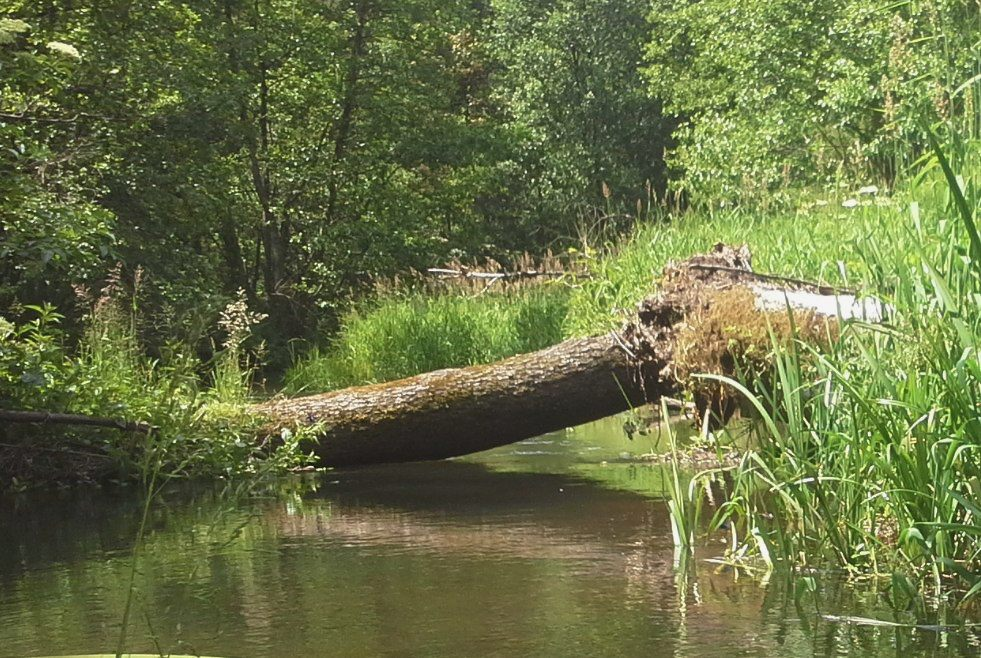
%> input picture ćwiczenia/POPRAWA/rzeczka.jpg, 981 x 658 px
$ octave poprawa_1_zad_kolos.m   (GNU Octave 9; MATLAB toolbox functions it lacks are replaced by stand-ins)
%> lines starting %> are read from the running program, lines starting %| are printed output that depends on the picture
clear;
img_uint8 = imread('rzeczka.jpg');
%> img_uint8 is the input picture: size 658x981x3 uint8; mean R, G, B 104.7, 113.4, 68.7
obraz = double(img_uint8);

jasny = obraz / 2;
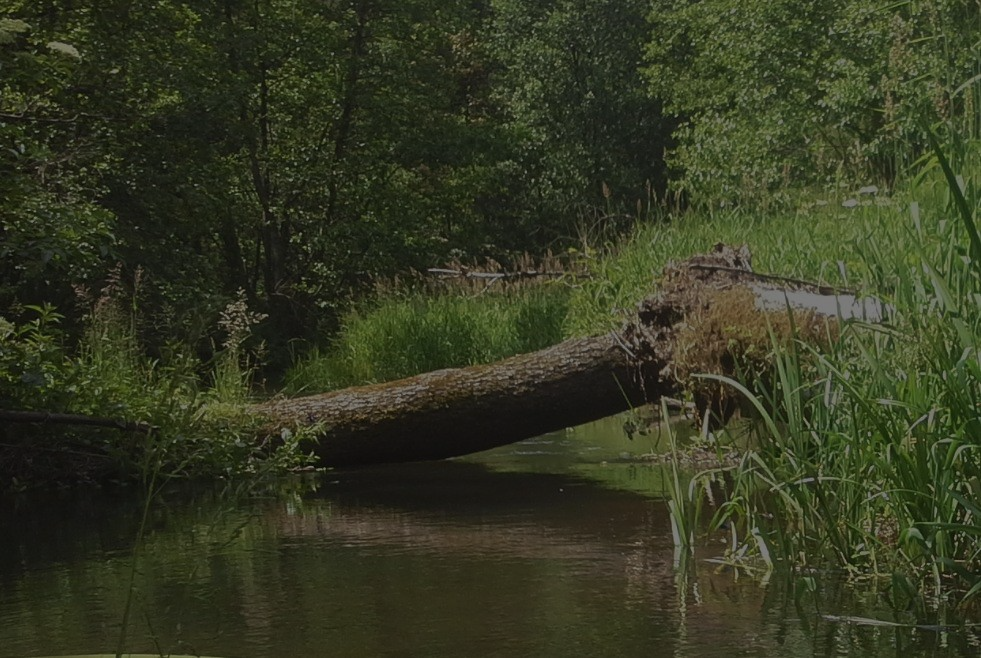
%> jasny: size 658x981x3 double; mean R, G, B 52.3, 56.7, 34.4

macierz = zeros(size(obraz, 1), size(obraz, 2) + 300, 3);

odwrocony = obraz(:, 301:-1:1, :);
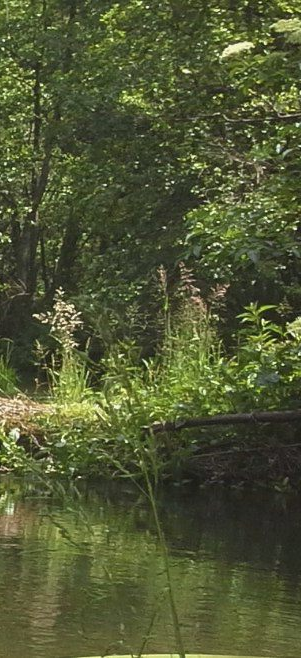
%> odwrocony: size 658x301x3 double; mean R, G, B 80.6, 87.5, 52.1

macierz(:, 301:end, :) = jasny;
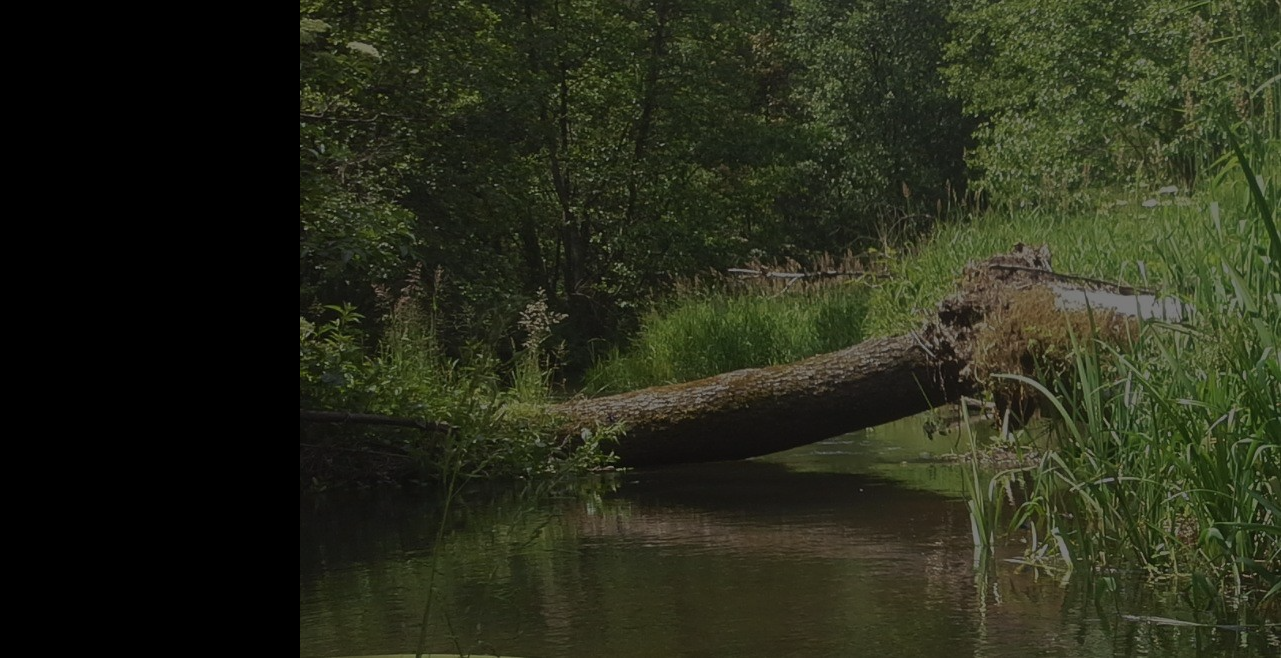
%> macierz: size 658x1281x3 double; mean R, G, B 40.1, 43.4, 26.3
macierz(:, 1:301, :) = odwrocony;
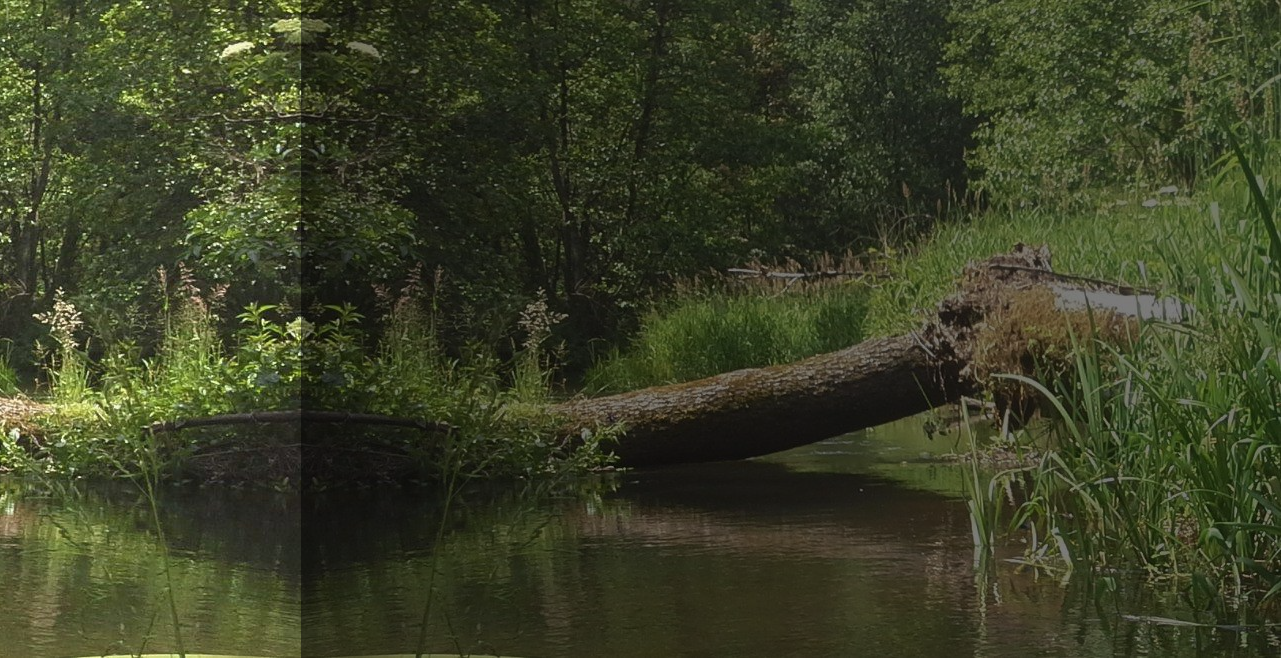
%> macierz: size 658x1281x3 double; mean R, G, B 59, 64, 38.5

imshow(macierz / 255);
